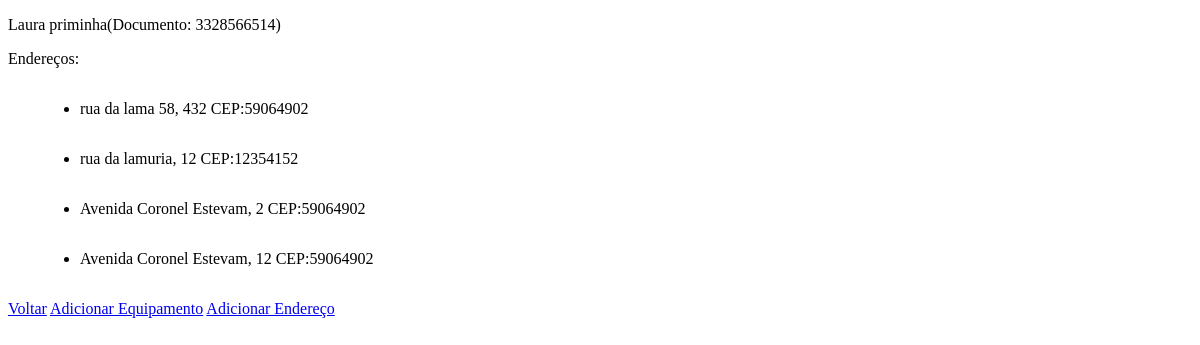
Screenshot of /clientes/2/ with the database file from the repository.
### clientes/models.py (models this page shows)
class Cliente(BaseModel):
    id = models.AutoField(primary_key=True, editable=False, unique=True)
    nome = models.CharField(max_length=255, blank=False, null=False)
    documento = models.CharField(max_length=50, blank=False, null=False, unique=True)
    email = models.EmailField(max_length=50, blank=False, null=False, unique=True)
    telefone_fixo = models.CharField(max_length=20, blank=True, null=True)
    celular = models.CharField(max_length=20)
    def __str__(self):
        return f'{self.nome.capitalize()}(Documento: {self.documento})'

class Endereco(BaseModel):
    id = models.AutoField(primary_key=True, editable=False, unique=True)
    logradouro = models.CharField(max_length=255)
    numero = models.CharField(max_length=10)
    complemento = models.CharField(max_length=255, null=True, blank=True)
    cidade = models.CharField(max_length=50)
    estado = models.CharField(max_length=2)
    cep = models.CharField(max_length=10)
    cliente = models.ForeignKey('Cliente', on_delete=models.CASCADE)
    def __str__(self):
        return f'{self.logradouro}, {self.numero} CEP:{self.cep}'
    class Meta:
        constraints = [
            models.UniqueConstraint(fields=['cliente', 'cep', 'numero'], name='unique address for cliente')
        ]

### clientes/views.py (the view)
# urls.py: path("<int:pk>/", views.DetailView.as_view(), name="detail"),
class DetailView(generic.DetailView):
    model = Cliente
    template_name = "clientes/detail.html"

### clientes/models.py (called while the page is built)
    def __str__(self):
        return f'{self.nome} Nº Série: {self.numero_serie}'

### clientes/templates/clientes/detail.html (shortened to what this page needs)
<!DOCTYPE html>
<html>
     <head>
     </head>
     <body>
          {% if cliente %}
          <p>{{cliente}}</p>
          <p>Endereços:</p>
          <ul class="cliente-list">
               {% for endereco in cliente.endereco_set.all %}
                    <li class="endereco-{{endereco.id}}">{{endereco}}
                    </li>
               {% endfor %}
          </ul>
          <a href="{% url 'clientes:list' %}">Voltar</a>
          <a href="{% url 'clientes:equipamento-form' cliente.id %}">Adicionar Equipamento</a>
          <a href="{% url 'clientes:endereco-form' cliente.id %}">Adicionar Endereço</a>
       {% endif %}
     </body>
</html>

### rows the page displays
Cliente: nome+documento "Laura priminha(Documento: 3328566514)"
Endereco: logradouro+numero+cep "rua da lama 58, 432 CEP:59064902"
Endereco: logradouro+numero+cep "rua da lamuria, 12 CEP:12354152"
Endereco: logradouro+numero+cep "Avenida Coronel Estevam, 2 CEP:59064902"
Endereco: logradouro+numero+cep "Avenida Coronel Estevam, 12 CEP:59064902"
